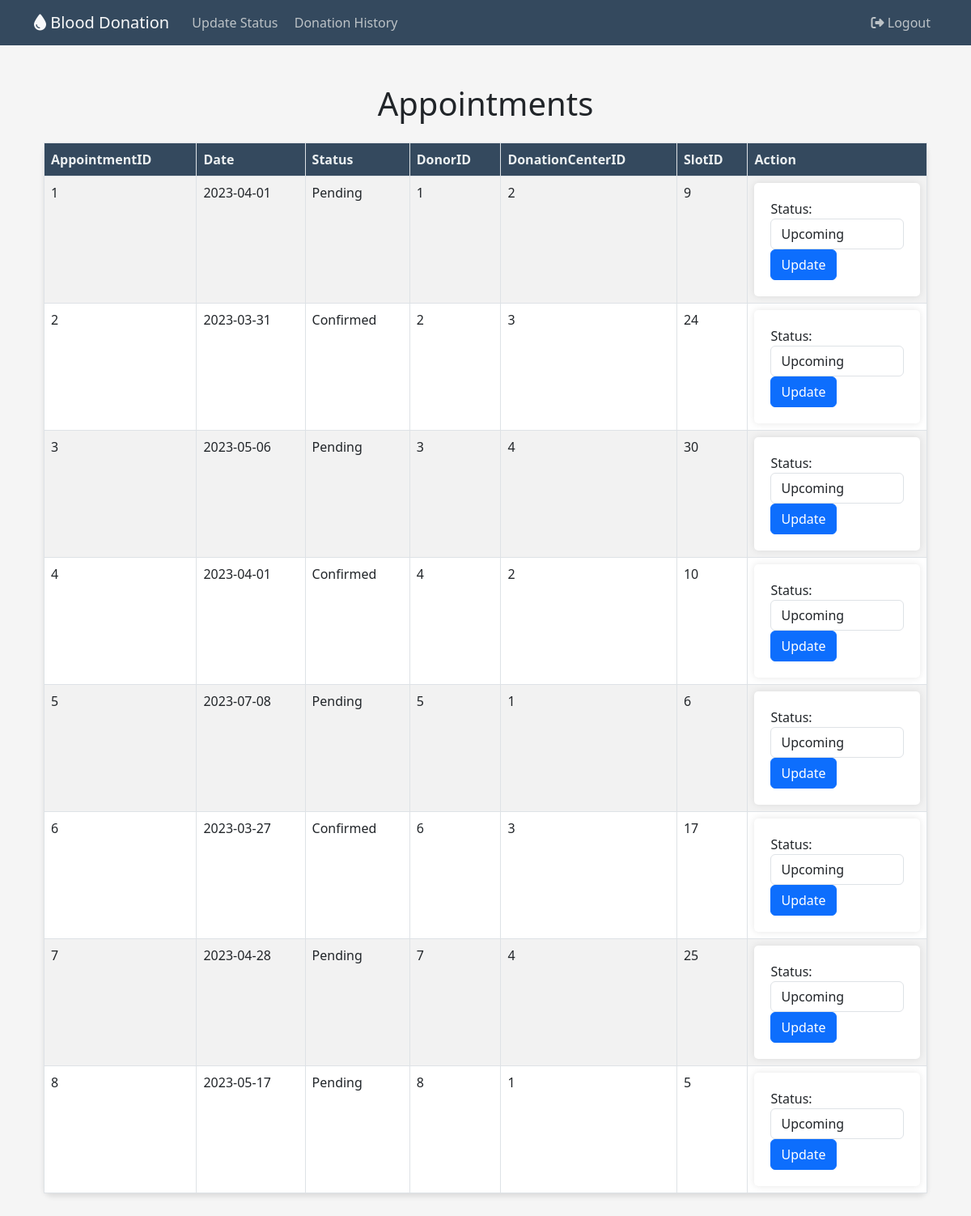
Page /changestatus on the committed database.
### website/models.py (models this page shows)
class Appointment(db.Model):
    AppointmentID = db.Column(db.Integer, primary_key=True, autoincrement=True)
    Date = db.Column(db.Date, nullable=False)
    Status = db.Column(db.String(20), nullable=False)
    DonorID = db.Column(db.Integer, db.ForeignKey('donors.DonorID'))
    DonationCenterID = db.Column(db.Integer, db.ForeignKey('donation_center.DonationCenterID'))
    SlotID = db.Column(db.Integer, db.ForeignKey('slots.SlotID'))

### website/views.py (the view)
@views.route('/changestatus')
def changestatus():
    appointments = Appointment.query.all()
    return render_template('status.html', appointments=appointments)

### website/templates/status.html (shortened to what this page needs)
{% extends "base2.html" %}
{% block text %}
<div class="container my-5">
    <h1 class="mb-4">Appointments</h1>
    <table class="table table-striped table-bordered table-custom">
        <thead>
            <tr>
				<th>AppointmentID</th>
				<th>Date</th>
				<th>Status</th>
				<th>DonorID</th>
				<th>DonationCenterID</th>
                <th>SlotID</th>
                <th>Action</th>
			</tr>
		</thead>
		<tbody>
			{% for appointment in appointments %}
			<tr>
				<td>{{ appointment.AppointmentID }}</td>
				<td>{{ appointment.Date }}</td>
				<td>{{ appointment.Status }}</td>
				<td>{{ appointment.DonorID }}</td>
				<td>{{ appointment.DonationCenterID }}</td>
                <td>{{ appointment.SlotID }}</td>
                <td>
                    <form method="POST" action="/appointments/{{ appointment.AppointmentID }}/update">
                        <div class="form-group">
                            <label for="status">Status:</label>
                            <select class="form-control" id="status" name="status">
                                <option value="Upcoming" {% if appointment.Status == 'Upcoming' %} selected {% endif %}>Upcoming</option>
                            </select>
                        </div>
                        <button type="submit" class="btn btn-primary">Update</button>
                    </form>
                </td>
            </tr>
			{% endfor %}
		</tbody>
	</table>
</div>
{% endblock %}

### website/templates/base2.html (shortened to what this page needs)
<!DOCTYPE html>
<html>
<head>
    <link rel="stylesheet" type="text/css" href="{{ url_for('static', filename='styles.css') }}">
	<link rel="stylesheet" href="https://cdnjs.cloudflare.com/ajax/libs/font-awesome/6.3.0/css/all.min.css" />
	<link href="https://cdn.jsdelivr.net/npm/bootstrap@5.3.0-alpha1/dist/css/bootstrap.min.css" rel="stylesheet">
	<link rel="stylesheet" href="https://cdnjs.cloudflare.com/ajax/libs/bootstrap-datepicker/1.9.0/css/bootstrap-datepicker.css" />
</head>
<body>
	<nav class="navbar navbar-expand-lg navbar-custom">
		<div class="container">
			<a class="navbar-brand text-light" href="#"><i class="fas fa-tint"></i> Blood Donation</a>
			<div class="collapse navbar-collapse" id="navbarNav">
				<ul class="navbar-nav me-auto">
					<li class="nav-item">
						<a class="nav-link nav-link-custom" href="/updatestatus"> Update Status </a>
                    </li>
                    <li class="nav-item">
                        <a class="nav-link nav-link-custom" href="/alldonationhistory"> Donation History </a>
					</li>
				</ul>
				<ul class="navbar-nav">
					<li class="nav-item">
						<a class="nav-link nav-link-custom" href="/logout"><i class="fas fa-sign-out-alt"></i> Logout</a>
					</li>
				</ul>
			</div>
		</div>
	</nav>
	<div class="container mt-4 mb-4">
		{% block text %}
		{% endblock %}
	</div>
</body>
</html>

### website/static/styles.css (style rules this page uses)
body { font-family: 'Poppins', sans-serif; background-color: #f5f5f5 !important; }
h1 { font-size: 36px; margin: 20px 0; text-align: center; color: #4a4a4a; }
form { padding: 20px; background-color: #ffffff; border-radius: 5px; box-shadow: 0 0 10px rgba(0, 0, 0, 0.1); }
.btn-primary { background-color: #007bff; border-color: #007bff; transition: background-color 0.3s, border-color 0.3s; }
.navbar-custom { background-color: #34495e; }
.nav-link-custom { color: #bdc3c7 !important; }

### website/templates/status.html (style rules this page uses)
.table-custom { background-color: #fff; border-radius: 10px; box-shadow: 0 4px 6px rgba(0, 0, 0, 0.1); }
.table-custom thead th { background-color: #34495e; color: #ecf0f1; }

### rows in the picture
Appointment: AppointmentID "1", Date "2023-04-01", Status "Pending", DonorID "1", DonationCenterID "2", SlotID "9"
Appointment: AppointmentID "2", Date "2023-03-31", Status "Confirmed", DonorID "2", DonationCenterID "3", SlotID "24"
Appointment: AppointmentID "3", Date "2023-05-06", Status "Pending", DonorID "3", DonationCenterID "4", SlotID "30"
Appointment: AppointmentID "4", Date "2023-04-01", Status "Confirmed", DonorID "4", DonationCenterID "2", SlotID "10"
Appointment: AppointmentID "5", Date "2023-07-08", Status "Pending", DonorID "5", DonationCenterID "1", SlotID "6"
Appointment: AppointmentID "6", Date "2023-03-27", Status "Confirmed", DonorID "6", DonationCenterID "3", SlotID "17"
Appointment: AppointmentID "7", Date "2023-04-28", Status "Pending", DonorID "7", DonationCenterID "4", SlotID "25"
Appointment: AppointmentID "8", Date "2023-05-17", Status "Pending", DonorID "8", DonationCenterID "1", SlotID "5"
